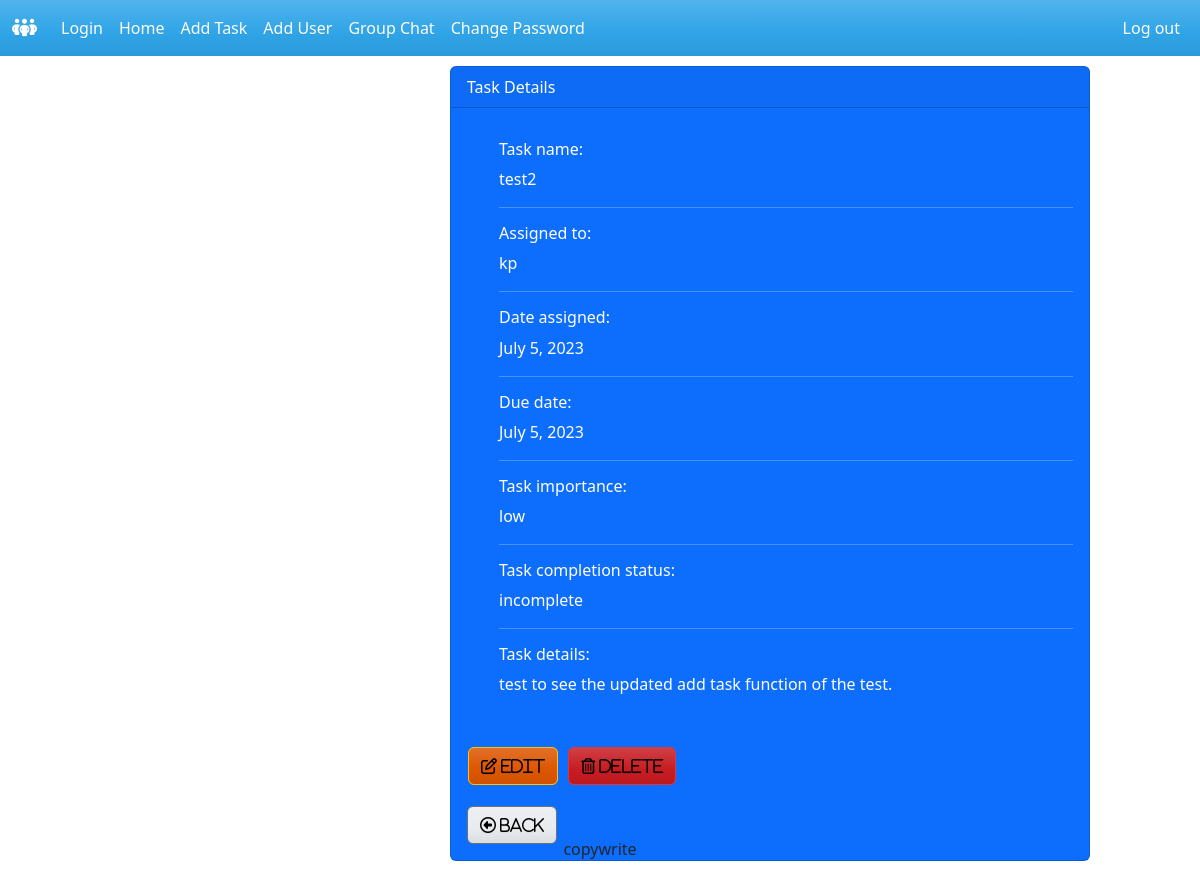
The page /view_task/6 on the database its author committed.
### team/models.py (models this page shows, shortened)
class AddTask(models.Model):
    id = models.AutoField(primary_key=True)
    task_name = models.CharField(max_length=50)
    assigned_name = models.CharField(max_length=50)
    date_assigned = models.DateField(default=date.today)
    date_due = models.DateField()
    task_details = models.TextField()
    task_importance = models.CharField(max_length=10, choices=[('low', 'Low'), ('medium', 'Medium'), ('high', 'High')])
    completion_status = models.CharField(max_length=10, choices=[('incomplete', 'Incomplete'), ('complete', 'Complete')])

### team/views.py (the view)
# urls.py: path('view_task/<int:id>', views.view_task, name="view_task"),
def view_task(request, id):
    task = AddTask.objects.get(id=id)
    context = {"tasks": task}
    return render(request, 'view_task.html', context)

### team/templates/view_task.html (shortened to what this page needs)
{% extends 'base.html' %}
{% load static %}
{% block body %}
<div class="card text-white bg-primary mb-3" style="max-width: 40rem; margin-top: 10px; margin-left: 450px;">
    <div class="card-header">Task Details</div>
    <div class="card-body">
        <ul>
            <p> <h6>Task name:</h6> {{ tasks.task_name }}</p>
            <hr>
            <p><h6>Assigned to:</h6> {{ tasks.assigned_name }}</p>
            <hr>
            <p><h6>Date assigned:</h6> {{ tasks.date_assigned }}</p>
            <hr>
            <p><h6>Due date:</h6> {{ tasks.date_due }}</p>
            <hr>
            <p><h6>Task importance:</h6> {{ tasks.task_importance }}</p>
            <hr>
            <p><h6>Task completion status:</h6> {{ tasks.completion_status }}</p>
            <hr>
            <p><h6>Task details:</h6> {{ tasks.task_details }}</p>
        </ul>
        <br>
        <table>
            <tr>
                <td><button type="button" class="btn btn-warning"><a href="{% url 'edit_task' tasks.id %}"><i class="fa-regular fa-pen-to-square" style="color: black;"> Edit</i></a></button> &nbsp </td>
                <td>
                    <form method="post" action="{% url 'delete_task' tasks.id %}" style="margin-top: 10px;">
                        <button type="submit" class="btn btn-danger delete-task" style="margin-bottom: 10px;">
                          <i class="fa-regular fa-trash-can delete-icon" style="color: black;"> Delete</i>
                        </button>
                      </form>
                </td>
                <td></td>
            </tr>
        </table>
        <button type="button" class="btn btn-secondary" style="margin-top: 10px;"><a href="{% url 'index' %}"><i class="fa-regular fa-circle-left" style="color: black;"> Back</i></a></button>
    </div>
</div>
{% endblock %}

### rows shown on the page
AddTask: task_name "test2", assigned_name "kp", date_assigned "July 5, 2023", date_due "July 5, 2023", task_importance "low", completion_status "incomplete", task_details "test to see the updated add task function of the test."
